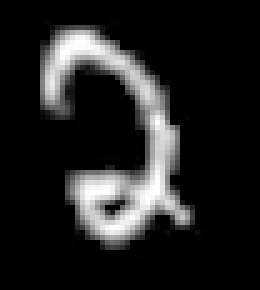
#> input picture Exams/Parcial II/II parcial B-Johnny/images/template.png, 52 x 58 px (shown 5 times larger)
$ jupyter execute Parcial_Exam_B.ipynb   (shell and % lines are left out)
#> lines starting #> are read from the running program, lines starting #| are printed output that depends on the picture
----------------------------------------------------------------------------------------------------
----------------------------------------------------------------------------------------------------
<h1><center>

Exam II Partial (version B)

( 9th of January, 2020 )
</center></h1>

----------------------------------------------------------------------------------------------------
----------------------------------------------------------------------------------------------------

Please read the exercices carefully, write the necesary code and respond to all the questions. The code needs to be properly commented.

## Exercise 1  (3.5 points)

Given a query image `images/template.png` and a target image `images/target_image.png`, find the location of the query within the target image.

[cell 1]
import matplotlib.pyplot as plt
from skimage.feature import hog
from skimage.color import rgb2gray
from skimage import io
from skimage import exposure
from skimage import transform
from skimage import io, color, img_as_float, transform
from skimage.feature import match_template

from skimage import data
from skimage import transform as tf
from skimage import io
from skimage.feature import (match_descriptors, ORB, plot_matches)
from skimage.color import rgb2gray
import matplotlib.pyplot as plt
import numpy as np
from queue import PriorityQueue
import matplotlib.patches as patches
from skimage.util import img_as_float

**(a) (1.5 Points)** Perform a sliding windows of a query image `images/template.png` over the target image `images/target_image.png` to detect the location of the query in the image using the normalized cross-correlation as similarity metric (hint: `match_template() of skimage.feature').

## ANSWER
Ho he fet de les dues maneres

[cell 2]
from skimage.feature import match_template
from skimage.color import rgb2gray

def match_cross_correlation(image, template):
    im_result_correlation = match_template(rgb2gray(image),rgb2gray(template))# we transform the images to gray and
    # we get the normalized cross correlation image
    return im_result_correlation

[cell 3]
def visualize_matching(image, template, im_result_correlation, thres_cross_correl):
    image = rgb2gray(image)
    # we binarize the resultof the X-correlation to find the positions where the template is located
    image_bin=np.zeros([image.shape[0],image.shape[1]])
    # we save the maximum value of the image, this value will correspond to the zone with more proximity to the template
    valor =im_result_correlation.max()
    # then we set the bin image values to 1, using a threshold to show the corresponding pixels of the template
    image_bin[image <= valor-thres_cross_correl] = 255
    fig, axarr = plt.subplots(2,2)
    fig.set_size_inches(10,15)

    #imatge
    axarr[0][0].imshow(given_image,cmap='gray')
    axarr[0][0].set_title('Image')
    axarr[0][0].xaxis.set_visible(False)
    axarr[0][0].yaxis.set_visible(False)

    #imatge després
    axarr[0][1].imshow(im_result_correlation, cmap='gray')
    axarr[0][1].set_title('Norm. Cross-correlation matching')
    axarr[0][1].xaxis.set_visible(False)
    axarr[0][1].yaxis.set_visible(False)

    axarr[1][0].imshow(template, cmap='gray')
    axarr[1][0].set_title('Template')
    axarr[1][0].xaxis.set_visible(False)
    axarr[1][0].yaxis.set_visible(False)

    axarr[1][1].imshow(image_bin, cmap='gray')
    axarr[1][1].set_title('Norm. cross-correlation thresholded')
    axarr[1][1].xaxis.set_visible(False)
    axarr[1][1].yaxis.set_visible(False)

    plt.show()

[cell 4]
from matplotlib import pyplot as plt
import numpy as np
from skimage.color import rgb2gray
from skimage import data, io, img_as_float


# Load images
template=io.imread('./images/template.png')
#> template is the input picture: shape (58, 52, 4); mean R, G, B, A 33.4, 33.4, 33.4, 255
given_image=io.imread('./images/target_image.png')
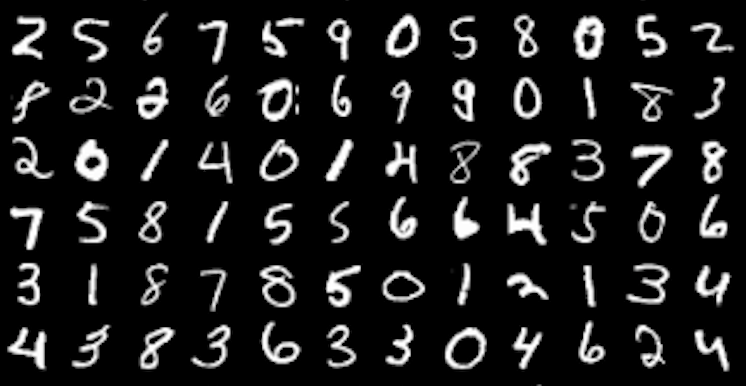
#> input picture Exams/Parcial II/II parcial B-Johnny/images/target_image.png, 746 x 386 px
#> given_image is the input picture: shape (386, 746, 4); mean R, G, B, A 29, 29, 29, 255


im_result_correlation = match_cross_correlation(given_image, template)
#> in match_cross_correlation, `im_result_correlation = match_template(rgb2gray(image),rgb2gray(templa..`:
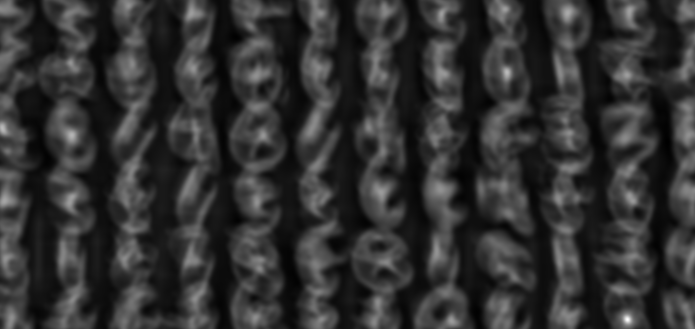
#> im_result_correlation: shape (329, 695) float64; min -0.25, max 1, mean -0.00299; drawn with min black and max white

visualize_matching(given_image, template, im_result_correlation, 0.7389)
#> in visualize_matching, `valor =im_result_correlation.max()`: valor = 1
#> in visualize_matching, `plt.show()`:
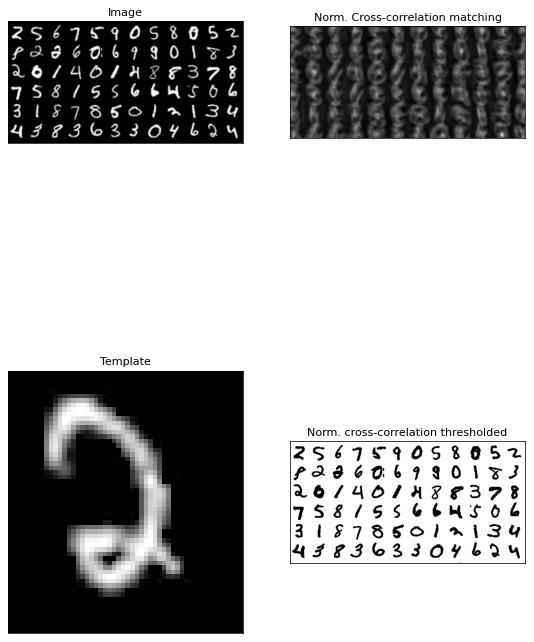
#> figure drawn by matplotlib, 4 panels

[cell 5]
def cross_correlation(image, template, threshold = 0.7):

#> called with threshold = 0.7
    image = img_as_float(image)
    template = img_as_float(template)

    match = match_template(image, template)

    region = np.unravel_index(np.argmax(match), match.shape)
#> region = (319, 627)
    x, y = region[::-1]
#> x = 627; y = 319
    matchx, matchy = template.shape
#> matchx = 58; matchy = 52
    rect = plt.Rectangle((x, y), matchy, matchx, edgecolor='r', facecolor='none')

    representation, position = plt.subplots(ncols=4, nrows=1,figsize=(10,20))
    position[0].imshow(template, cmap='gray')
    position[0].set_title('Template')
    position[1].add_patch(rect)
    position[1].imshow(image, cmap='gray')
    position[1].set_title('Einstein')
    position[2].imshow(match, cmap='gray')
    position[2].set_title('Cross Correlation')
    position[2].autoscale(False)
    position[2].plot(x, y, 'o', markeredgecolor='r', markerfacecolor='none', markersize=10)
    position[3].imshow(match > threshold, cmap='gray')
    position[3].set_title('Threshold Correlation')

    plt.show()
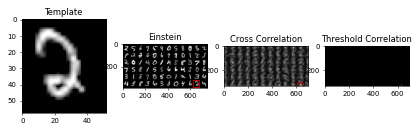
#> figure drawn by matplotlib, 4 panels

[cell 6]
template=io.imread('./images/template.png')
given_image=io.imread('./images/target_image.png')
image_gray = color.rgb2gray(given_image)
template_gray = color.rgb2gray(template)

cross_correlation(image_gray, template_gray)

**(b) (2 Points)** Repeat the above detection using HOG. Perform a sliding windows over the target image and obtain the HOG descriptor for each region. Then compare with the HOG descriptor of the query image using an appropriate similarity measure, and show the location with highest similarity.

In order to accelerate algorithm execution, you can apply a sliding window with a step of 10 pixels both vertically and horizontally.

[cell 7]
image = io.imread('./images/target_image.png')

image = rgb2gray(image)
imageNorm = img_as_float(image)

# Get the HOG of our image
fd, hogImage = hog(imageNorm, orientations=8, pixels_per_cell=(2, 2), cells_per_block=(4, 4), visualize=True)
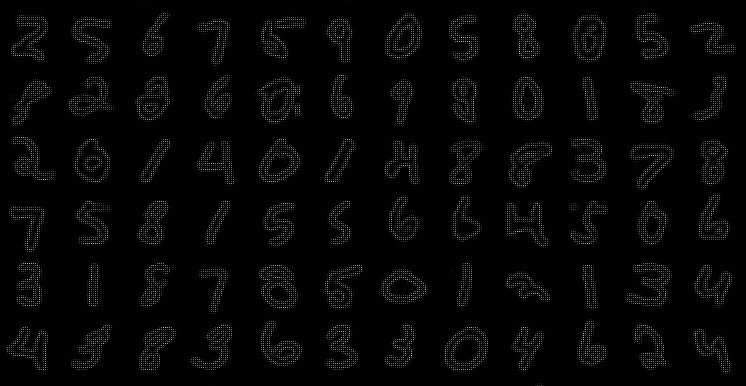
#> hogImage: shape (386, 746) float64; min 0, max 0.807, mean 0.0197
hog_image_rescaled = exposure.rescale_intensity(hogImage, in_range=(0, 20))

# Show the results
figuras, ax = plt.subplots(ncols=2, nrows=1,figsize=(10,20))
ax[0].imshow(image, cmap='gray')
ax[0].set_title('Image')
ax[0].set_axis_off()
ax[1].imshow(hog_image_rescaled, cmap='gray')
ax[1].set_axis_off()
ax[1].set_title('Histogram of Oriented Gradients')

plt.show()


##################################################################

[cell 8]
def generate_hog(img):
    """
    Realitza el HOG de la imatge passada per paràmetre
    :param img: Imatge a realiztar el HOG
    :return hog_img: Retorna el HOG de la imatge
    """
    image = img.copy()
    # Parse the image to gray and float
    image_gray = rgb2gray(image)
    image_gray_f = img_as_float(image_gray)
    # Generate the HOG and return it
    hog_img = hog(image_gray_f, orientations=8, pixels_per_cell=(4,4), cells_per_block=(2,2))
    return hog_img

def compare_hogs(template, image):
    """
    Compara un template am una image mitjançant HOG
    :param template: Template que volem utilitzar
    :param image: Imatge a trobar el template amb HOG
    """
    # Generate the HOG of the template
    hog_template = generate_hog(template)

    # Check how many amount of slices we will need to do
    resultX = image.shape[0]-template.shape[0]
#> resultX = -328
    resultY = image.shape[1]-template.shape[1]
#> resultY = -694


    # We need a PriorityQueue to know which will be our minimum distance
    pq = PriorityQueue()

    # Slicing with x of 5 and Y of 5
    for i in range(0,resultX,5):
        for j in range(0,resultY,5):

            # Get the region of the image to generate the HOG
            region = image[i:i+template.shape[0],j:j+template.shape[1]]
            hog_region = generate_hog(region)
            # Do euclidean distance with HOG of our region and our template
            hog_region_rescaled = exposure.rescale_intensity(hog_region, in_range=(0,20))
            hog_distance = np.linalg.norm(hog_region_rescaled - hog_template)

            # Save the information into the PriorityQueue
            info = [i, j]
            pq.put((hog_distance, info))

    # Get thi min of our PQ
    inf = pq.get()[1]
    minX = inf[0]
    minY = inf[1]

    # Generate two rectangles for the HOG and the original image
    rect = patches.Rectangle((minY,minX), template.shape[1], template.shape[0], edgecolor='r', facecolor='none')

    # Plot the results as the exercice says
    figures, ax = plt.subplots(ncols=2, figsize=(15,20))
    ax[0].imshow(template, cmap='gray')
    ax[0].set_title("horse template")
    ax[1].imshow(image, cmap='gray')
    ax[1].add_patch(rect)
    ax[1].set_title("best region match")
    plt.show()


##################################################################
